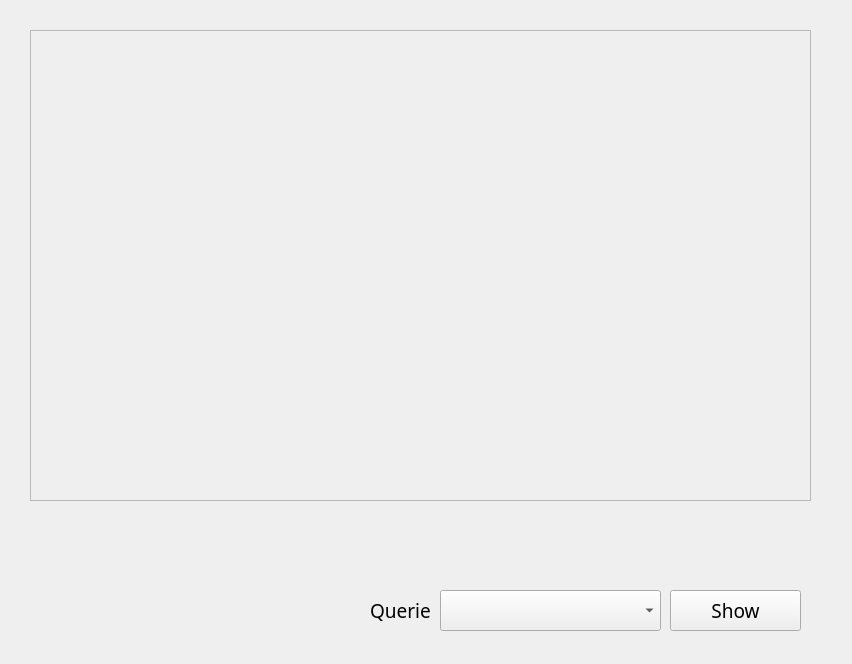
      <widget class="QWidget" name="QueriesPage">
       <widget class="QLabel" name="Queries_QueriesLabel">
        <property name="geometry">
         <rect>
          <x>370</x>
          <y>590</y>
          <width>61</width>
          <height>41</height>
         </rect>
        </property>
        <property name="font">
         <font>
          <family>Source Sans Pro</family>
          <pointsize>14</pointsize>
          <weight>50</weight>
          <bold>false</bold>
         </font>
        </property>
        <property name="text">
         <string>Queries</string>
        </property>
       </widget>
       <widget class="QPushButton" name="Queries_ShowButton">
        <property name="geometry">
         <rect>
          <x>670</x>
          <y>590</y>
          <width>131</width>
          <height>41</height>
         </rect>
        </property>
        <property name="font">
         <font>
          <family>Coolvetica Rg</family>
          <pointsize>14</pointsize>
         </font>
        </property>
        <property name="text">
         <string>Show</string>
        </property>
        <property name="flat">
         <bool>false</bool>
        </property>
       </widget>
       <widget class="QLabel" name="Queries_QueriesDisplay">
        <property name="geometry">
         <rect>
          <x>30</x>
          <y>30</y>
          <width>781</width>
          <height>471</height>
         </rect>
        </property>
        <property name="font">
         <font>
          <family>Source Sans Pro</family>
          <pointsize>14</pointsize>
         </font>
        </property>
        <property name="frameShape">
         <enum>QFrame::StyledPanel</enum>
        </property>
        <property name="text">
         <string/>
        </property>
        <property name="alignment">
         <set>Qt::AlignLeading|Qt::AlignLeft|Qt::AlignTop</set>
        </property>
       </widget>
       <widget class="QComboBox" name="Queries_QueriesInput">
        <property name="geometry">
         <rect>
          <x>440</x>
          <y>590</y>
          <width>221</width>
          <height>41</height>
         </rect>
        </property>
        <property name="font">
         <font>
          <family>Source Sans Pro</family>
          <pointsize>12</pointsize>
         </font>
        </property>
       </widget>
       <widget class="QLabel" name="Queries_Background">
        <property name="geometry">
         <rect>
          <x>0</x>
          <y>0</y>
          <width>843</width>
          <height>655</height>
         </rect>
        </property>
        <property name="text">
         <string/>
        </property>
       </widget>
       <zorder>Queries_Background</zorder>
       <zorder>Queries_QueriesLabel</zorder>
       <zorder>Queries_ShowButton</zorder>
       <zorder>Queries_QueriesDisplay</zorder>
       <zorder>Queries_QueriesInput</zorder>
      </widget>
